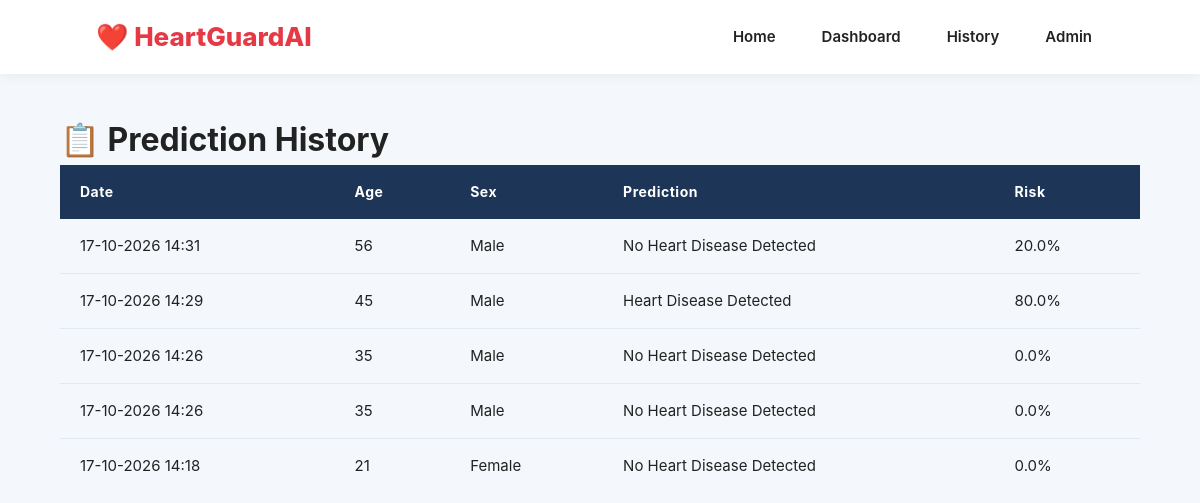
The app's page /history with its own data.
### tables this page shows
CREATE TABLE predictions (
            id INTEGER PRIMARY KEY AUTOINCREMENT,
            age INTEGER,
            sex INTEGER,
            cp INTEGER,
            trestbps INTEGER,
            chol INTEGER,
            prediction TEXT,
            risk REAL,
            model TEXT,
            created_at TIMESTAMP DEFAULT CURRENT_TIMESTAMP
        );

### app.py (the view)
@app.route("/history")
def history():
    all_preds = get_all_predictions()
    records = [
        [
            p["id"],
            p["created_at"],
            p["age"],
            p["sex"],
            "Heart Disease Detected" if p["prediction"] == 1 else "No Heart Disease Detected",
            p["risk"]
        ]
        for p in all_preds
    ]
    return render_template(
        "history.html",
        records=records,
        history=session.get("history", [])
    )

### app.py (called while the page is built)
def get_db_connection():
    os.makedirs(os.path.dirname(DB_PATH), exist_ok=True)
    conn = sqlite3.connect(DB_PATH)
    conn.row_factory = sqlite3.Row
    return conn

### templates/history.html (shortened to what this page needs)
<!DOCTYPE html>
<html lang="en">
<head>
    <link rel="stylesheet"
          href="{{ url_for('static', filename='css/style.css') }}">
</head>
<body>
<nav class="navbar">
    <div class="logo">
        ❤️ HeartGuardAI
    </div>
    <div class="nav-links">
        <a href="/">Home</a>
        <a href="/dashboard">Dashboard</a>
        <a href="/history">History</a>
        <a href="/admin">Admin</a>
    </div>
</nav>
<div class="history-container">
    <h1>📋 Prediction History</h1>
    <table>
        <thead>
            <tr>
                <th>Date</th>
                <th>Age</th>
                <th>Sex</th>
                <th>Prediction</th>
                <th>Risk</th>
            </tr>
        </thead>
        <tbody>
            {% for record in records %}
            <tr>
                <td>{{ record[1] }}</td>
                <td>{{ record[2] }}</td>
                <td>
                    {% if record[3] == 1 %}
                    Male
                    {% else %}
                    Female
                    {% endif %}
                </td>
                <td>{{ record[4] }}</td>
                <td>{{ record[5] }}%</td>
            </tr>
            {% else %}
            <tr>
                <td colspan="5">
                    No prediction history available.
                </td>
            </tr>
            {% endfor %}
        </tbody>
    </table>
</div>
</body>
</html>

### static/css/style.css (style rules this page uses)
:root { --primary: #e63946; --primary-hover: #c92836; --primary-light: #fff0f1; --secondary: #1d3557; --secondary-hover: #14213d; --accent: #457b9d; --success: #2a9d8f; --success-light: #e8f7f5; --danger: #e63946; --danger-light: #ffeef0; --text-dark: #222222; --text-muted: #666666; --bg-light: #f4f7fb; --card-bg: #ffffff; --border-color: #e2e8f0; --shadow-sm: 0 2px 8px rgba(0, 0, 0, 0.06); --shadow-md: 0 5px 20px rgba(0, 0, 0, 0.08); --shadow-lg: 0 10px 30px rgba(0, 0, 0, 0.12); --radius-sm: 8px; --radius-md: 14px; --radius-lg: 20px; }
* { margin: 0; padding: 0; box-sizing: border-box; }
body { font-family: -apple-system, BlinkMacSystemFont, "Segoe UI", Roboto, Helvetica, Arial, sans-serif; background: var(--bg-light); color: var(--text-dark); line-height: 1.6; min-height: 100vh; }
.navbar { background: var(--card-bg); padding: 16px 8%; display: flex; justify-content: space-between; align-items: center; box-shadow: 0 2px 12px rgba(0, 0, 0, 0.06); position: sticky; top: 0; z-index: 1000; }
.logo { font-size: 26px; font-weight: 800; color: var(--primary); display: flex; align-items: center; gap: 8px; text-decoration: none; }
.nav-links { display: flex; align-items: center; gap: 22px; }
.nav-links a { text-decoration: none; color: var(--text-dark); font-weight: 600; font-size: 15px; transition: color 0.2s ease; padding: 6px 12px; border-radius: var(--radius-sm); }
h1, h2, h3 { color: var(--text-dark); font-weight: 700; }
table { width: 100%; border-collapse: collapse; text-align: left; }
thead th { background: #1d3557; color: white; padding: 16px 20px; font-size: 14px; font-weight: 700; letter-spacing: 0.5px; }
tbody tr { border-bottom: 1px solid var(--border-color); transition: background 0.15s ease; }
tbody tr:last-child { border-bottom: none; }
tbody td { padding: 15px 20px; font-size: 15px; color: var(--text-dark); vertical-align: middle; }
.history-container { width: 90%; max-width: 1200px; margin: 40px auto; }

### records on screen
predictions: created_at "17-10-2026 14:31", age "56", shows "Male", record "No Heart Disease Detected", risk "20.0"
predictions: created_at "17-10-2026 14:29", age "45", shows "Male", record "Heart Disease Detected", risk "80.0"
predictions: created_at "17-10-2026 14:26", age "35", shows "Male", record "No Heart Disease Detected", risk "0.0"
predictions: created_at "17-10-2026 14:26", age "35", shows "Male", record "No Heart Disease Detected", risk "0.0"
predictions: created_at "17-10-2026 14:18", age "21", shows "Female", record "No Heart Disease Detected", risk "0.0"
